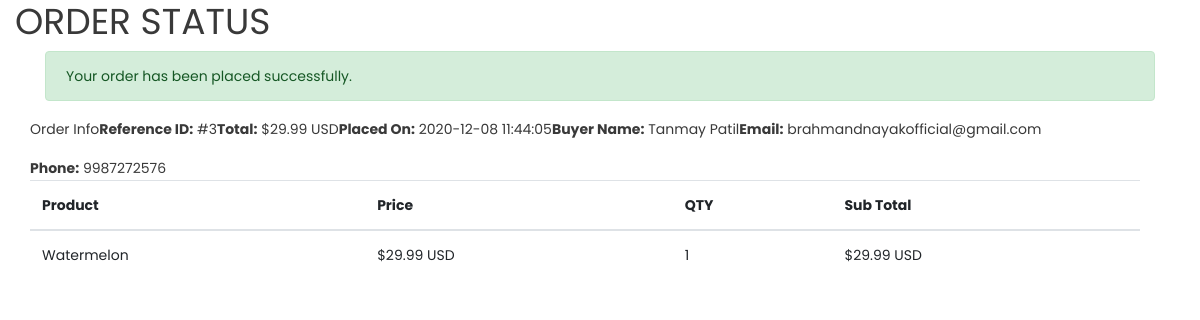
The page /orderSuccess.php?id=3 on the database its author committed.
### tables this page shows
CREATE TABLE `orders` (
  `id` int(11) NOT NULL,
  `customer_id` int(11) NOT NULL,
  `grand_total` float(10,2) NOT NULL,
  `created` datetime NOT NULL,
  `status` enum('Pending','Completed','Cancelled') NOT NULL DEFAULT 'Pending'
);

CREATE TABLE `customers` (
  `id` int(11) NOT NULL,
  `first_name` varchar(25) NOT NULL,
  `last_name` varchar(25) NOT NULL,
  `email` varchar(50) NOT NULL,
  `phone` varchar(15) NOT NULL,
  `address` text NOT NULL,
  `postcode` int(11) NOT NULL,
  `city` varchar(15) NOT NULL,
  `state` varchar(15) NOT NULL,
  `country` varchar(25) NOT NULL,
  `order_notes` text NOT NULL,
  `created` datetime NOT NULL,
  `modified` datetime NOT NULL,
  `status` enum('1','0') NOT NULL DEFAULT '1' COMMENT '1=Active | 0=Inactive'
);

CREATE TABLE `order_items` (
  `id` int(11) NOT NULL,
  `order_id` int(11) NOT NULL,
  `product_id` int(11) NOT NULL,
  `quantity` int(5) NOT NULL
);

CREATE TABLE `products` (
  `id` int(11) NOT NULL,
  `name` varchar(200) NOT NULL,
  `description` text NOT NULL,
  `price` float(10,2) NOT NULL,
  `created` datetime NOT NULL,
  `modified` datetime NOT NULL,
  `status` enum('1','0') NOT NULL DEFAULT '1' COMMENT '1=Active | 0=Inactive',
  `img` text NOT NULL
);

### orderSuccess.php (the view, shortened to what this page needs)
<?php
require_once 'dbConfig.php';
$result = $db->query("SELECT r.*, c.first_name, c.last_name, c.email, c.phone FROM orders as r LEFT JOIN customers as c ON c.id = r.customer_id WHERE r.id = ".$_REQUEST['id']);
if($result->num_rows > 0){
    $orderInfo = $result->fetch_assoc();
}else{
    header("Location: index.php");
}
?>
<!DOCTYPE html>
<html lang="en">
<head>
<link href="assets/css/vendor/bootstrap.min.css" rel="stylesheet">
<link href="css/style.css" rel="stylesheet">
</head>
<body>
<div class="container">
    <h1>ORDER STATUS</h1>
    <div class="col-12">
        <?php if(!empty($orderInfo)){ ?>
            <div class="col-md-12">
                <div class="alert alert-success">Your order has been placed successfully.</div>
            </div>
            <div class="row col-lg-12 ord-addr-info">
                <div class="hdr">Order Info</div>
                <p><b>Reference ID:</b> #<?php echo $orderInfo['id']; ?></p>
                <p><b>Total:</b> <?php echo '$'.$orderInfo['grand_total'].' USD'; ?></p>
                <p><b>Placed On:</b> <?php echo $orderInfo['created']; ?></p>
                <p><b>Buyer Name:</b> <?php echo $orderInfo['first_name'].' '.$orderInfo['last_name']; ?></p>
                <p><b>Email:</b> <?php echo $orderInfo['email']; ?></p>
                <p><b>Phone:</b> <?php echo $orderInfo['phone']; ?></p>
            </div>
            <div class="row col-lg-12">
                <table class="table table-hover">
                    <thead>
                        <tr>
                            <th>Product</th>
                            <th>Price</th>
                            <th>QTY</th>
                            <th>Sub Total</th>
                        </tr>
                    </thead>
                    <tbody>
                        <?php
                        $result = $db->query("SELECT i.*, p.name, p.price FROM order_items as i LEFT JOIN products as p ON p.id = i.product_id WHERE i.order_id = ".$orderInfo['id']);
                        if($result->num_rows > 0){
                            while($item = $result->fetch_assoc()){
                                $price = $item["price"];
                                $quantity = $item["quantity"];
                                $sub_total = ($price*$quantity);
                        ?>
                        <tr>
                            <td><?php echo $item["name"]; ?></td>
                            <td><?php echo '$'.$price.' USD'; ?></td>
                            <td><?php echo $quantity; ?></td>
                            <td><?php echo '$'.$sub_total.' USD'; ?></td>
                        </tr>
                        <?php } } ?>
                    </tbody>
                </table>
            </div>
        <?php } else{ ?>
        <div class="col-md-12">
            <div class="alert alert-danger">Your order submission failed.</div>
        </div>
        <?php } ?>
    </div>
</div>
</body>
</html>

### rows shown on the page
orders: id "3", grand_total "29.99", created "2020-12-08 11:44:05", customer.first_name "Tanmay", customer.last_name "Patil", customer.email "brahmandnayakofficial@gmail.com", customer.phone "9987272576"
order_items: product.name "Watermelon", product.price "29.99", quantity "1"
